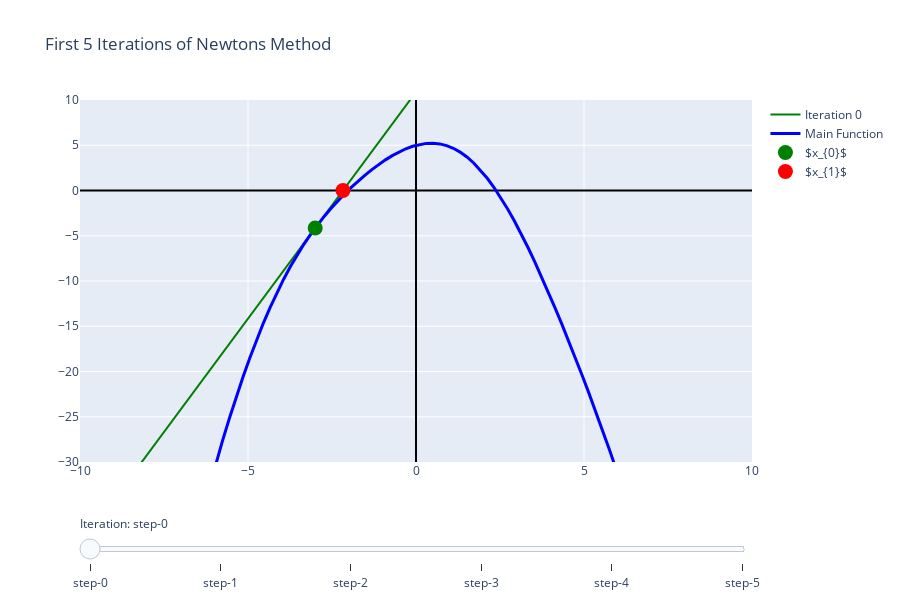

Source (notebook cell):
### Markdown cell above
Please feel free to try this out on other functions to see how the methods behavior changes. Cubic functions are of interest since they sometimes exhibit cyclic behavior.

### Code cell
# Set first point to 0. N is the number of steps to visualize
x_i = -3.0
N = 5
x = np.linspace(-10, 10, 100)
y = f(x)

visualize_Newton(x_i, N, x, y, f, f_prime)
